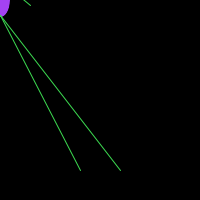
Frame 1 (no input)
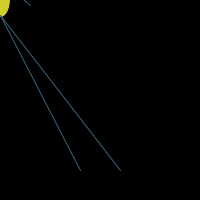
Frame 60 (the mouse pressed at the canvas centre just before this capture)
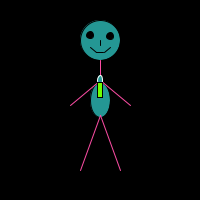
Frame 120 (the mouse held since frame 60 and released just before this capture)

The Processing sketch that drew these frames (run headless with seeded random() and noise(); from frame 60 on, the mouse is pressed at the canvas centre):

// Processing sketch: processing_165394
// ── processing_165394.pde

void setup(){
size(200,200);  
smooth();
frameRate(30);
}
 
void draw(){
ellipseMode(CENTER);
rectMode(CENTER);
background(0);
 

float X = mouseX;
float Y = mouseY;
float R = random(255);
float G = random(255);
float B = random(255);
float R2 = random(255);
float G2 = random(255);
float B2 = random(255);

//haus 
stroke(0);
fill(R,G,B);
ellipse(X,Y-60,40,40);
 
//augu
stroke(0);
fill(0);
ellipse(X-10,Y-65,7,7);
ellipse(X+10,Y-64,7,7);
 
//nef
stroke(0);
line(X,Y-60,X,Y-55);
 
//munnur
stroke(0);
line(X-10,Y-53,X-4,Y-48);
line(X-4,Y-48,X+3,Y-48);
line(X+4,Y-48,X+10,Y-53);

//háls 
stroke(R2,G2,B2);
line(X,Y-40,X,Y-20);
 
//magi
stroke(0);
fill(R,G,B);
ellipse(X,Y,20,35);

//fætur
stroke(R2,G2,B2);
line(X,Y+15,80,170);
line(X,Y+15,120,170);

//hendur
stroke(R2,G2,B2);
line(X,Y-20,X-30,Y+5);
line(X,Y-20,X+30,Y+5);


//glowstick band
stroke(255,255,255);
ellipse (X,Y-20,5,10);

//glowstick
stroke(0);
fill(111,255,0);
rect(X,Y-10,5,15);
}
